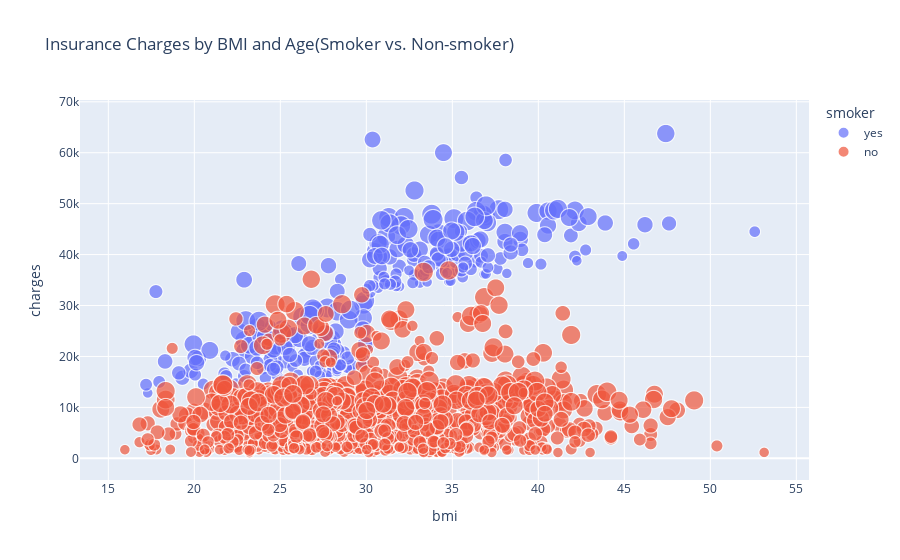

The code cell stored with this chart in its notebook:
### Code cell
fig = px.scatter(df, 
x="bmi",
y="charges",
color="smoker",
size="age",
hover_data=["region", "children"],
title="Insurance Charges by BMI and Age(Smoker vs. Non-smoker)")
fig.show()

### Figure 1 — Plotly figure (JSON) as saved in the notebook; plotly's stock layout.template omitted (floating-point values rounded to 4 significant figures; data arrays with more than 128 entries replaced by an {"elided": "..."} marker saying what was removed)
{"data": [{"customdata": {"elided": "274x2 mixed values"}, "hovertemplate": "smoker=yes<br>bmi=%{x}<br>charges=%{y}<br>age=%{marker.size}<br>region=%{customdata[0]}<br>children=%{customdata[1]}<extra></extra>", "legendgroup": "yes", "marker": {"color": "#636efa", "size": {"elided": "274 int values"}, "sizemode": "area", "sizeref": 0.16, "symbol": "circle"}, "mode": "markers", "name": "yes", "showlegend": true, "type": "scattergl", "x": {"elided": "274 float values"}, "xaxis": "x", "y": {"elided": "274 float values"}, "yaxis": "y"}, {"customdata": {"elided": "1064x2 mixed values"}, "hovertemplate": "smoker=no<br>bmi=%{x}<br>charges=%{y}<br>age=%{marker.size}<br>region=%{customdata[0]}<br>children=%{customdata[1]}<extra></extra>", "legendgroup": "no", "marker": {"color": "#EF553B", "size": {"elided": "1064 int values"}, "sizemode": "area", "sizeref": 0.16, "symbol": "circle"}, "mode": "markers", "name": "no", "showlegend": true, "type": "scattergl", "x": {"elided": "1064 float values"}, "xaxis": "x", "y": {"elided": "1064 float values"}, "yaxis": "y"}], "layout": {"legend": {"itemsizing": "constant", "title": {"text": "smoker"}, "tracegroupgap": 0}, "title": {"text": "Insurance Charges by BMI and Age(Smoker vs. Non-smoker)"}, "xaxis": {"anchor": "y", "domain": [0, 1], "title": {"text": "bmi"}}, "yaxis": {"anchor": "x", "domain": [0, 1], "title": {"text": "charges"}}}}
